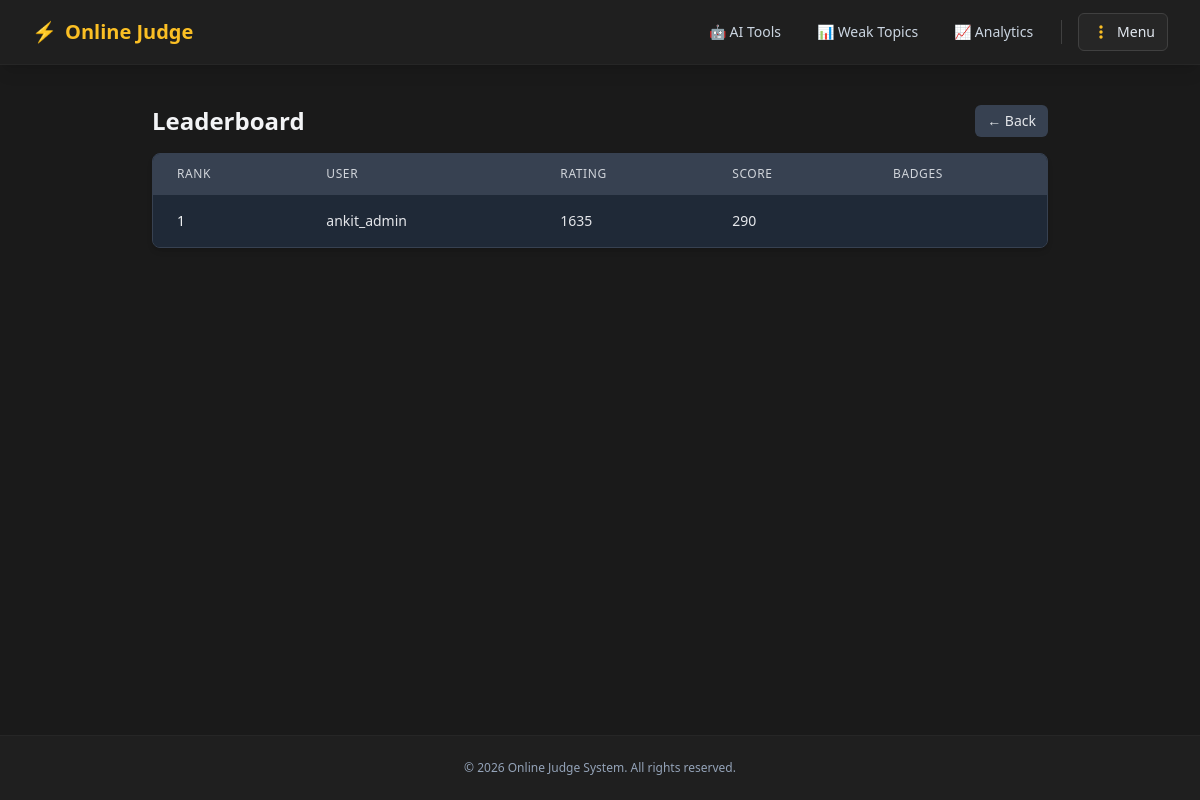
Page /leaderboard/ (signed in) on the committed database.
### judge/models.py (models this page shows, shortened)
class UserProfile(models.Model):
    user = models.OneToOneField(User, on_delete=models.CASCADE)
    title = models.CharField(max_length=200)
    score = models.IntegerField(default=0)
    rating = models.IntegerField(default=1200)
    streak_count = models.IntegerField(default=0)
    last_active_date = models.DateField(null=True, blank=True)
    profile_pic = models.ImageField(upload_to='profile_pics/', blank=True, null=True)
    email_token = models.CharField(max_length=200, blank=True, null=True)
    email_verified = models.BooleanField(default=False)
    xp = models.IntegerField(default=0)
    level = models.IntegerField(default=1)
    current_streak = models.IntegerField(default=0)
    last_submission_date = models.DateField(blank=True, null=True)
    streak = models.IntegerField(default=0)
    last_submission_date = models.DateField(null=True, blank=True)

### judge/views.py (the view)
# urls.py: path('leaderboard/', views.leaderboard_view, name='leaderboard'),
@login_required(login_url='/login/')
def leaderboard_view(request):
    profiles = UserProfile.objects.order_by('-score', '-rating')
    return render(request, 'judge/leaderboard.html', {'profiles': profiles})

### judge/templates/judge/leaderboard.html (shortened to what this page needs)
{% extends 'judge/base.html' %}
{% block content %}
<div class="max-w-4xl mx-auto mt-4">
    <div class="flex items-center justify-between mb-4">
        <h2 class="text-2xl font-bold text-gray-900 dark:text-gray-100">Leaderboard</h2>
        <a href="{% url 'problem_list' %}" class="px-3 py-1.5 text-sm font-medium rounded-md bg-gray-200 dark:bg-gray-700 text-gray-800 dark:text-gray-200 hover:bg-gray-300 dark:hover:bg-gray-600 transition">
            &larr; Back
        </a>
    </div>
    <div class="bg-white dark:bg-gray-800 shadow-md rounded-lg overflow-hidden border border-gray-200 dark:border-gray-700">
        <table class="min-w-full divide-y divide-gray-200 dark:divide-gray-700">
            <thead class="bg-gray-50 dark:bg-gray-700">
                <tr>
                    <th class="px-6 py-3 text-left text-xs font-medium text-gray-500 dark:text-gray-300 uppercase tracking-wider">Rank</th>
                    <th class="px-6 py-3 text-left text-xs font-medium text-gray-500 dark:text-gray-300 uppercase tracking-wider">User</th>
                    <th class="px-6 py-3 text-left text-xs font-medium text-gray-500 dark:text-gray-300 uppercase tracking-wider">Rating</th>
                    <th class="px-6 py-3 text-left text-xs font-medium text-gray-500 dark:text-gray-300 uppercase tracking-wider">Score</th>
                    <th class="px-6 py-3 text-left text-xs font-medium text-gray-500 dark:text-gray-300 uppercase tracking-wider">Badges</th>
                </tr>
            </thead>
            <tbody class="bg-white dark:bg-gray-800 divide-y divide-gray-200 dark:divide-gray-700">
                {% for p in profiles %}
                    <tr class="hover:bg-gray-50 dark:hover:bg-gray-700/50 transition">
                        <td class="px-6 py-4 whitespace-nowrap text-sm font-medium text-gray-900 dark:text-gray-100">{{ forloop.counter }}</td>
                        <td class="px-6 py-4 whitespace-nowrap text-sm text-gray-800 dark:text-gray-200">{{ p.user.username }}</td>
                        <td class="px-6 py-4 whitespace-nowrap text-sm text-gray-800 dark:text-gray-200">{{ p.rating }}</td>
                        <td class="px-6 py-4 whitespace-nowrap text-sm text-gray-800 dark:text-gray-200">{{ p.score }}</td>
                        <td class="px-6 py-4 whitespace-nowrap text-sm text-gray-800 dark:text-gray-200">{{ p.badges }}</td>
                    </tr>
                {% empty %}
                    <tr>
                        <td colspan="5" class="px-6 py-4 text-center text-sm text-gray-500 dark:text-gray-400">No users found on the leaderboard.</td>
                    </tr>
                {% endfor %}
            </tbody>
        </table>
    </div>
</div>
{% endblock %}

### rows in the picture
UserProfile: user.username "ankit_admin", rating "1635", score "290"
